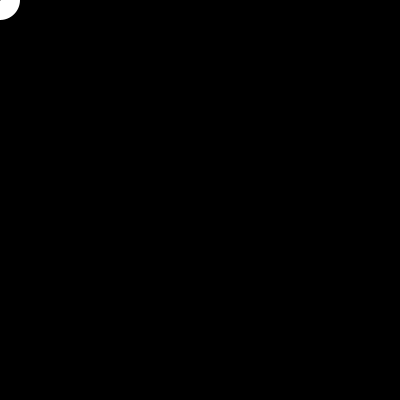
Frame 1 (no input)
Frame 60 (the mouse pressed at the canvas centre just before this capture): identical to frame 1, image omitted
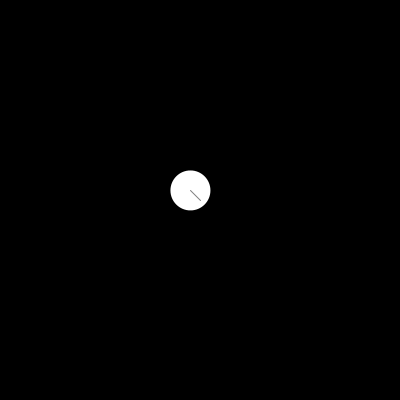
Frame 120 (the mouse held since frame 60 and released just before this capture)

The Processing sketch that drew these frames (run headless with seeded random() and noise(); from frame 60 on, the mouse is pressed at the canvas centre):

// Processing sketch: sketch_200615_Spring
// ── sketch_200615_Spring.pde
//Spring

float stiffness = 0.05;
float damping = 0.9;
float mass = 3.0;
float gravity = 0.0;
float velocityX = 0.0, velocityY = 0.0;
float targetX, targetY;
float x, y;
 
void setup() {
    size(400, 400);
    smooth();
}
 
void draw() {
    background(0);
 
    float forceX = stiffness * (targetX - x);
    float accelerationX = forceX / mass;
    velocityX = damping * (velocityX + accelerationX);
    x += velocityX;
 
    float forceY = stiffness * (targetY - y);
    forceY += gravity;
    float accelerationY = forceY / mass;
    velocityY = damping * (velocityY + accelerationY);
    y += velocityY;
    noStroke();
    fill(255);
    ellipse(x, y, 40, 40);
 
    stroke(127);
    noFill();
    line(mouseX, mouseY, x, y);
 
    targetX = mouseX;
    targetY = mouseY;
}
